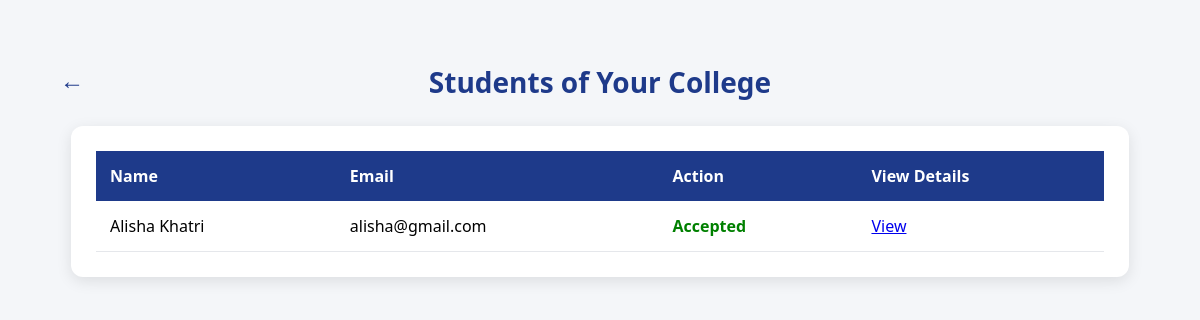
Page /html/College/studentdetails.php (signed in) on the committed database.
### tables this page shows
CREATE TABLE `students_registrtaion` (
  `student_id` int(11) NOT NULL,
  `full_name` varchar(150) NOT NULL,
  `student_code` varchar(50) NOT NULL,
  `email` varchar(150) NOT NULL,
  `phone` varchar(20) DEFAULT NULL,
  `major` varchar(100) NOT NULL,
  `college_id` int(11) NOT NULL,
  `college_name` varchar(150) DEFAULT NULL,
  `password` varchar(255) NOT NULL,
  `status` enum('Pending','Approved','Rejected') DEFAULT 'Pending',
  `created_at` timestamp NOT NULL DEFAULT current_timestamp(),
  `updated_at` timestamp NOT NULL DEFAULT current_timestamp() ON UPDATE current_timestamp()
);

### html/College/studentdetails.php (the view, shortened to what this page needs)
<?php
require_once "collegedb_connection.php";
$college_id = $_SESSION['college_id'];
$sql = "SELECT student_id, full_name, email, status
        FROM students_registrtaion
        WHERE college_id = ?";
$stmt = $conn->prepare($sql);
$stmt->bind_param("i", $college_id);
$stmt->execute();
$result = $stmt->get_result();
?>
<!DOCTYPE html>
<html lang="en">
<head>
</head>
<body>
<h2>
  <a href="collage.php" class="back-btn">&#8592;</a>
  Students of Your College
</h2>
<div class="table-container">
<table>
<tr>
    <th>Name</th>
    <th>Email</th>
    <th>Action</th>
    <th>View Details</th>
</tr>
<?php while ($row = $result->fetch_assoc()) {
    $status = strtolower(trim($row['status']));
?>
<tr>
    <td><?= htmlspecialchars($row['full_name']) ?></td>
    <td><?= htmlspecialchars($row['email']) ?></td>
    <td>
        <?php if ($status == 'pending') { ?>
            <div style="display: flex; flex-direction: column; gap: 10px;">
                <a class="action-btn approve-btn"
                   href="approvestatus_student.php?id=<?= $row['student_id'] ?>">
                   Accept
                </a>
                <a class="action-btn reject-btn"
                   href="reject_student.php?id=<?= $row['student_id'] ?>">
                   Reject
                </a>
            </div>
        <?php } elseif ($status == 'approved') { ?>
            <span class="accepted-text">Accepted</span>
        <?php } elseif ($status == 'rejected') { ?>
            <span class="rejected-text">Rejected</span>
        <?php } ?>
    </td>
    <td>
      <a href="viewstudentdetails.php?id=<?= $row['student_id']; ?>" class="btn view">View</a>
    </td>
</tr>
<?php } ?>
</table>
</div>
</body>
</html>

### html/College/studentdetails.php (style rules this page uses)
body { font-family: "Segoe UI", Arial, sans-serif; background: #f4f6f9; margin: 0; padding: 40px; }
h2 { text-align: center; color: #1e3a8a; margin-bottom: 25px; font-size: 28px; position: relative; }
.back-btn { position: absolute; left: 20px; top: 0; font-size: 24px; text-decoration: none; color: #1e3a8a; font-weight: bold; }
.table-container { width: 90%; margin: auto; background: white; padding: 25px; border-radius: 12px; box-shadow: 0 4px 15px rgba(0,0,0,0.1); }
table { width: 100%; border-collapse: collapse; font-size: 16px; }
th { background: #1e3a8a; color: white; padding: 14px; text-align: left; font-weight: 600; }
td { padding: 14px; border-bottom: 1px solid #e5e7eb; }
.accepted-text { color: green; font-weight: 600; }

### rows in the picture
students_registrtaion: full_name "Alisha Khatri", email "alisha@gmail.com", status "Accepted"
